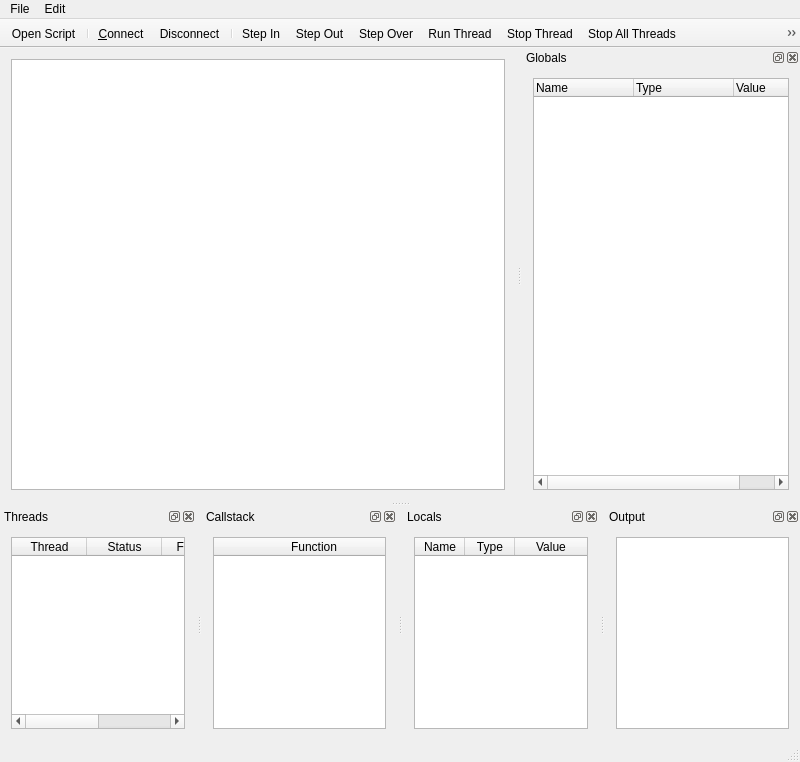
<?xml version="1.0" encoding="UTF-8"?>
<ui version="4.0">
 <class>GMDebuggerQtClass</class>
 <widget class="QMainWindow" name="GMDebuggerQtClass">
  <property name="geometry">
   <rect>
    <x>0</x>
    <y>0</y>
    <width>800</width>
    <height>762</height>
   </rect>
  </property>
  <property name="windowTitle">
   <string>GMDebuggerQt</string>
  </property>
  <widget class="QWidget" name="centralWidget">
   <property name="enabled">
    <bool>true</bool>
   </property>
   <property name="sizePolicy">
    <sizepolicy hsizetype="Expanding" vsizetype="Expanding">
     <horstretch>0</horstretch>
     <verstretch>0</verstretch>
    </sizepolicy>
   </property>
   <layout class="QHBoxLayout" name="horizontalLayout_4">
    <item>
     <widget class="CodeEditor" name="scriptEdit">
      <property name="sizePolicy">
       <sizepolicy hsizetype="Expanding" vsizetype="Expanding">
        <horstretch>0</horstretch>
        <verstretch>0</verstretch>
       </sizepolicy>
      </property>
     </widget>
    </item>
   </layout>
  </widget>
  <widget class="QMenuBar" name="menuBar">
   <property name="enabled">
    <bool>true</bool>
   </property>
   <property name="geometry">
    <rect>
     <x>0</x>
     <y>0</y>
     <width>800</width>
     <height>18</height>
    </rect>
   </property>
   <property name="nativeMenuBar">
    <bool>true</bool>
   </property>
   <widget class="QMenu" name="menuFile">
    <property name="title">
     <string>File</string>
    </property>
    <addaction name="actionConnect"/>
    <addaction name="actionExit"/>
   </widget>
   <widget class="QMenu" name="menuEdit">
    <property name="title">
     <string>Edit</string>
    </property>
   </widget>
   <addaction name="menuFile"/>
   <addaction name="menuEdit"/>
  </widget>
  <widget class="QToolBar" name="mainToolBar">
   <property name="enabled">
    <bool>true</bool>
   </property>
   <property name="movable">
    <bool>false</bool>
   </property>
   <property name="iconSize">
    <size>
     <width>16</width>
     <height>16</height>
    </size>
   </property>
   <property name="toolButtonStyle">
    <enum>Qt::ToolButtonIconOnly</enum>
   </property>
   <property name="floatable">
    <bool>false</bool>
   </property>
   <attribute name="toolBarArea">
    <enum>TopToolBarArea</enum>
   </attribute>
   <attribute name="toolBarBreak">
    <bool>false</bool>
   </attribute>
   <addaction name="actionOpen_Script"/>
   <addaction name="separator"/>
   <addaction name="actionConnect"/>
   <addaction name="actionDisconnect"/>
   <addaction name="separator"/>
   <addaction name="actionStep_In"/>
   <addaction name="actionStep_Out"/>
   <addaction name="actionStep_Over"/>
   <addaction name="actionRun_Thread"/>
   <addaction name="actionStop_Thread"/>
   <addaction name="actionStop_All_Threads"/>
   <addaction name="actionRun_All_Threads"/>
   <addaction name="actionSet_Break_Point"/>
  </widget>
  <widget class="QStatusBar" name="statusBar">
   <property name="enabled">
    <bool>true</bool>
   </property>
   <property name="sizeGripEnabled">
    <bool>true</bool>
   </property>
  </widget>
  <widget class="QDockWidget" name="dockWidget">
   <property name="floating">
    <bool>false</bool>
   </property>
   <property name="features">
    <set>QDockWidget::AllDockWidgetFeatures</set>
   </property>
   <property name="windowTitle">
    <string>Threads</string>
   </property>
   <attribute name="dockWidgetArea">
    <number>8</number>
   </attribute>
   <widget class="QWidget" name="dockWidgetContents_3">
    <layout class="QHBoxLayout" name="horizontalLayout_3">
     <item>
      <widget class="QTableWidget" name="threadTable">
       <property name="editTriggers">
        <set>QAbstractItemView::NoEditTriggers</set>
       </property>
       <property name="showDropIndicator" stdset="0">
        <bool>false</bool>
       </property>
       <property name="dragDropMode">
        <enum>QAbstractItemView::NoDragDrop</enum>
       </property>
       <property name="selectionMode">
        <enum>QAbstractItemView::SingleSelection</enum>
       </property>
       <property name="selectionBehavior">
        <enum>QAbstractItemView::SelectRows</enum>
       </property>
       <property name="sortingEnabled">
        <bool>true</bool>
       </property>
       <property name="wordWrap">
        <bool>false</bool>
       </property>
       <property name="columnCount">
        <number>4</number>
       </property>
       <attribute name="horizontalHeaderVisible">
        <bool>true</bool>
       </attribute>
       <attribute name="horizontalHeaderCascadingSectionResizes">
        <bool>true</bool>
       </attribute>
       <attribute name="horizontalHeaderDefaultSectionSize">
        <number>75</number>
       </attribute>
       <attribute name="horizontalHeaderMinimumSectionSize">
        <number>50</number>
       </attribute>
       <attribute name="horizontalHeaderStretchLastSection">
        <bool>true</bool>
       </attribute>
       <attribute name="verticalHeaderDefaultSectionSize">
        <number>20</number>
       </attribute>
       <attribute name="verticalHeaderShowSortIndicator" stdset="0">
        <bool>true</bool>
       </attribute>
       <attribute name="verticalHeaderDefaultSectionSize">
        <number>20</number>
       </attribute>
       <attribute name="horizontalHeaderStretchLastSection">
        <bool>true</bool>
       </attribute>
       <attribute name="horizontalHeaderCascadingSectionResizes">
        <bool>true</bool>
       </attribute>
       <attribute name="horizontalHeaderVisible">
        <bool>true</bool>
       </attribute>
       <attribute name="horizontalHeaderMinimumSectionSize">
        <number>50</number>
       </attribute>
       <attribute name="verticalHeaderShowSortIndicator" stdset="0">
        <bool>true</bool>
       </attribute>
       <attribute name="horizontalHeaderDefaultSectionSize">
        <number>75</number>
       </attribute>
       <column>
        <property name="text">
         <string>Thread</string>
        </property>
       </column>
       <column>
        <property name="text">
         <string>Status</string>
        </property>
       </column>
       <column>
        <property name="text">
         <string>Function</string>
        </property>
       </column>
       <column>
        <property name="text">
         <string>Script</string>
        </property>
       </column>
      </widget>
     </item>
    </layout>
   </widget>
  </widget>
  <widget class="QDockWidget" name="dockWidget_2">
   <property name="features">
    <set>QDockWidget::AllDockWidgetFeatures</set>
   </property>
   <property name="windowTitle">
    <string>Callstack</string>
   </property>
   <attribute name="dockWidgetArea">
    <number>8</number>
   </attribute>
   <widget class="QWidget" name="dockWidgetContents_4">
    <layout class="QHBoxLayout" name="horizontalLayout_2">
     <item>
      <widget class="QTableWidget" name="callStack">
       <property name="editTriggers">
        <set>QAbstractItemView::NoEditTriggers</set>
       </property>
       <property name="dragDropMode">
        <enum>QAbstractItemView::DropOnly</enum>
       </property>
       <property name="selectionMode">
        <enum>QAbstractItemView::SingleSelection</enum>
       </property>
       <property name="selectionBehavior">
        <enum>QAbstractItemView::SelectRows</enum>
       </property>
       <property name="columnCount">
        <number>1</number>
       </property>
       <attribute name="horizontalHeaderDefaultSectionSize">
        <number>200</number>
       </attribute>
       <attribute name="horizontalHeaderMinimumSectionSize">
        <number>200</number>
       </attribute>
       <attribute name="horizontalHeaderShowSortIndicator" stdset="0">
        <bool>true</bool>
       </attribute>
       <attribute name="horizontalHeaderStretchLastSection">
        <bool>true</bool>
       </attribute>
       <attribute name="verticalHeaderVisible">
        <bool>false</bool>
       </attribute>
       <attribute name="verticalHeaderDefaultSectionSize">
        <number>20</number>
       </attribute>
       <attribute name="verticalHeaderVisible">
        <bool>false</bool>
       </attribute>
       <attribute name="horizontalHeaderShowSortIndicator" stdset="0">
        <bool>true</bool>
       </attribute>
       <attribute name="verticalHeaderDefaultSectionSize">
        <number>20</number>
       </attribute>
       <attribute name="horizontalHeaderStretchLastSection">
        <bool>true</bool>
       </attribute>
       <attribute name="horizontalHeaderMinimumSectionSize">
        <number>200</number>
       </attribute>
       <attribute name="horizontalHeaderDefaultSectionSize">
        <number>200</number>
       </attribute>
       <column>
        <property name="text">
         <string>Function</string>
        </property>
       </column>
      </widget>
     </item>
    </layout>
   </widget>
  </widget>
  <widget class="QDockWidget" name="dockWidget_3">
   <property name="windowTitle">
    <string>Locals</string>
   </property>
   <attribute name="dockWidgetArea">
    <number>8</number>
   </attribute>
   <widget class="QWidget" name="dockWidgetContents_5">
    <layout class="QHBoxLayout" name="horizontalLayout">
     <item>
      <widget class="QTableWidget" name="context">
       <property name="editTriggers">
        <set>QAbstractItemView::NoEditTriggers</set>
       </property>
       <property name="dragDropMode">
        <enum>QAbstractItemView::DropOnly</enum>
       </property>
       <property name="selectionMode">
        <enum>QAbstractItemView::SingleSelection</enum>
       </property>
       <property name="selectionBehavior">
        <enum>QAbstractItemView::SelectRows</enum>
       </property>
       <property name="columnCount">
        <number>3</number>
       </property>
       <attribute name="horizontalHeaderDefaultSectionSize">
        <number>50</number>
       </attribute>
       <attribute name="horizontalHeaderMinimumSectionSize">
        <number>50</number>
       </attribute>
       <attribute name="horizontalHeaderShowSortIndicator" stdset="0">
        <bool>true</bool>
       </attribute>
       <attribute name="horizontalHeaderStretchLastSection">
        <bool>true</bool>
       </attribute>
       <attribute name="verticalHeaderVisible">
        <bool>false</bool>
       </attribute>
       <attribute name="verticalHeaderDefaultSectionSize">
        <number>20</number>
       </attribute>
       <attribute name="verticalHeaderVisible">
        <bool>false</bool>
       </attribute>
       <attribute name="horizontalHeaderShowSortIndicator" stdset="0">
        <bool>true</bool>
       </attribute>
       <attribute name="verticalHeaderDefaultSectionSize">
        <number>20</number>
       </attribute>
       <attribute name="horizontalHeaderStretchLastSection">
        <bool>true</bool>
       </attribute>
       <attribute name="horizontalHeaderMinimumSectionSize">
        <number>50</number>
       </attribute>
       <attribute name="horizontalHeaderDefaultSectionSize">
        <number>50</number>
       </attribute>
       <column>
        <property name="text">
         <string>Name</string>
        </property>
       </column>
       <column>
        <property name="text">
         <string>Type</string>
        </property>
       </column>
       <column>
        <property name="text">
         <string>Value</string>
        </property>
       </column>
      </widget>
     </item>
    </layout>
   </widget>
  </widget>
  <widget class="QDockWidget" name="dockWidget_4">
   <property name="layoutDirection">
    <enum>Qt::LeftToRight</enum>
   </property>
   <property name="windowTitle">
    <string>Globals</string>
   </property>
   <attribute name="dockWidgetArea">
    <number>2</number>
   </attribute>
   <widget class="QWidget" name="dockWidgetContents_6">
    <layout class="QHBoxLayout" name="horizontalLayout_6">
     <item>
      <widget class="QTreeWidget" name="globalsTable">
       <property name="editTriggers">
        <set>QAbstractItemView::NoEditTriggers</set>
       </property>
       <attribute name="headerDefaultSectionSize">
        <number>100</number>
       </attribute>
       <attribute name="headerMinimumSectionSize">
        <number>75</number>
       </attribute>
       <attribute name="headerDefaultSectionSize">
        <number>100</number>
       </attribute>
       <attribute name="headerMinimumSectionSize">
        <number>75</number>
       </attribute>
       <column>
        <property name="text">
         <string>Name</string>
        </property>
       </column>
       <column>
        <property name="text">
         <string>Type</string>
        </property>
       </column>
       <column>
        <property name="text">
         <string>Value</string>
        </property>
       </column>
      </widget>
     </item>
    </layout>
   </widget>
  </widget>
  <widget class="QDockWidget" name="dockWidget_5">
   <property name="floating">
    <bool>true</bool>
   </property>
   <property name="features">
    <set>QDockWidget::AllDockWidgetFeatures</set>
   </property>
   <property name="windowTitle">
    <string>Output</string>
   </property>
   <attribute name="dockWidgetArea">
    <number>8</number>
   </attribute>
   <widget class="QWidget" name="dockWidgetContents">
    <layout class="QHBoxLayout" name="horizontalLayout_5">
     <item>
      <widget class="QTextEdit" name="outputWindow">
       <property name="sizePolicy">
        <sizepolicy hsizetype="Expanding" vsizetype="MinimumExpanding">
         <horstretch>0</horstretch>
         <verstretch>0</verstretch>
        </sizepolicy>
       </property>
       <property name="minimumSize">
        <size>
         <width>0</width>
         <height>0</height>
        </size>
       </property>
       <property name="textInteractionFlags">
        <set>Qt::TextSelectableByKeyboard|Qt::TextSelectableByMouse</set>
       </property>
      </widget>
     </item>
    </layout>
   </widget>
  </widget>
  <action name="actionConnect">
   <property name="icon">
    <iconset resource="gmdebuggerqt.qrc">
     <normaloff>:/GMDebuggerQt/Resources/connect.png</normaloff>:/GMDebuggerQt/Resources/connect.png</iconset>
   </property>
   <property name="text">
    <string>Connect</string>
   </property>
   <property name="iconText">
    <string>&amp;Connect</string>
   </property>
  </action>
  <action name="actionExit">
   <property name="text">
    <string>Exit</string>
   </property>
  </action>
  <action name="actionStep_In">
   <property name="icon">
    <iconset resource="gmdebuggerqt.qrc">
     <normaloff>:/GMDebuggerQt/Resources/step_in.png</normaloff>:/GMDebuggerQt/Resources/step_in.png</iconset>
   </property>
   <property name="text">
    <string>Step In</string>
   </property>
   <property name="shortcut">
    <string>F11</string>
   </property>
  </action>
  <action name="actionStep_Out">
   <property name="icon">
    <iconset resource="gmdebuggerqt.qrc">
     <normaloff>:/GMDebuggerQt/Resources/step_out.png</normaloff>:/GMDebuggerQt/Resources/step_out.png</iconset>
   </property>
   <property name="text">
    <string>Step Out</string>
   </property>
   <property name="shortcut">
    <string>Shift+F11</string>
   </property>
  </action>
  <action name="actionStep_Over">
   <property name="icon">
    <iconset resource="gmdebuggerqt.qrc">
     <normaloff>:/GMDebuggerQt/Resources/step_over.png</normaloff>:/GMDebuggerQt/Resources/step_over.png</iconset>
   </property>
   <property name="text">
    <string>Step Over</string>
   </property>
   <property name="shortcut">
    <string>F10</string>
   </property>
  </action>
  <action name="actionRun_Thread">
   <property name="icon">
    <iconset resource="gmdebuggerqt.qrc">
     <normaloff>:/GMDebuggerQt/Resources/thread_run.png</normaloff>:/GMDebuggerQt/Resources/thread_run.png</iconset>
   </property>
   <property name="text">
    <string>Run Thread</string>
   </property>
   <property name="shortcut">
    <string>F5</string>
   </property>
  </action>
  <action name="actionStop_Thread">
   <property name="icon">
    <iconset resource="gmdebuggerqt.qrc">
     <normaloff>:/GMDebuggerQt/Resources/thread_stop.png</normaloff>:/GMDebuggerQt/Resources/thread_stop.png</iconset>
   </property>
   <property name="text">
    <string>Stop Thread</string>
   </property>
  </action>
  <action name="actionStop_All_Threads">
   <property name="icon">
    <iconset resource="gmdebuggerqt.qrc">
     <normaloff>:/GMDebuggerQt/Resources/thread_stopall.png</normaloff>:/GMDebuggerQt/Resources/thread_stopall.png</iconset>
   </property>
   <property name="text">
    <string>Stop All Threads</string>
   </property>
   <property name="shortcut">
    <string>Pause</string>
   </property>
  </action>
  <action name="actionRun_All_Threads">
   <property name="icon">
    <iconset resource="gmdebuggerqt.qrc">
     <normaloff>:/GMDebuggerQt/Resources/thread_runall.png</normaloff>:/GMDebuggerQt/Resources/thread_runall.png</iconset>
   </property>
   <property name="text">
    <string>Run All Threads</string>
   </property>
  </action>
  <action name="actionSet_Break_Point">
   <property name="icon">
    <iconset resource="gmdebuggerqt.qrc">
     <normaloff>:/GMDebuggerQt/Resources/breakpoint.png</normaloff>:/GMDebuggerQt/Resources/breakpoint.png</iconset>
   </property>
   <property name="text">
    <string>Set Break Point</string>
   </property>
   <property name="shortcut">
    <string>F9</string>
   </property>
  </action>
  <action name="actionDisconnect">
   <property name="icon">
    <iconset resource="gmdebuggerqt.qrc">
     <normaloff>:/GMDebuggerQt/Resources/disconnect.png</normaloff>:/GMDebuggerQt/Resources/disconnect.png</iconset>
   </property>
   <property name="text">
    <string>Disconnect</string>
   </property>
  </action>
  <action name="actionOpen_Script">
   <property name="icon">
    <iconset resource="gmdebuggerqt.qrc">
     <normaloff>:/GMDebuggerQt/Resources/script_open.png</normaloff>:/GMDebuggerQt/Resources/script_open.png</iconset>
   </property>
   <property name="text">
    <string>Open Script</string>
   </property>
  </action>
 </widget>
 <layoutdefault spacing="6" margin="11"/>
 <customwidgets>
  <customwidget>
   <class>CodeEditor</class>
   <extends>QTextEdit</extends>
   <header>codeeditor.h</header>
  </customwidget>
 </customwidgets>
 <resources>
  <include location="gmdebuggerqt.qrc"/>
 </resources>
 <connections/>
</ui>
